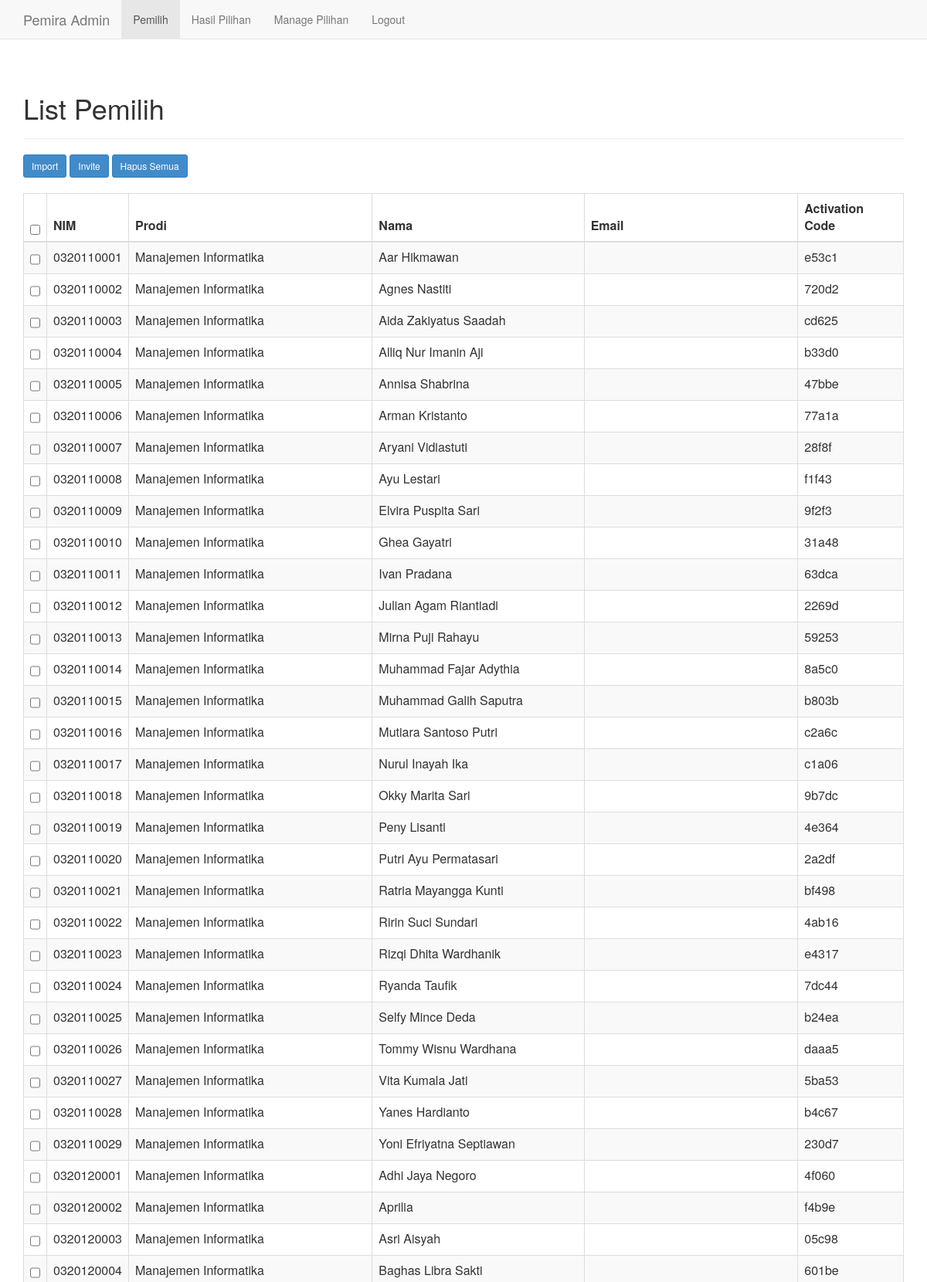
The app's page /adminindex.php (signed in, upper part) with its own data.
### tables this page shows
CREATE TABLE IF NOT EXISTS `pemilih` (
  `id` int(11) NOT NULL AUTO_INCREMENT,
  `nim` varchar(50) NOT NULL,
  `nama` varchar(150) NOT NULL,
  `email` varchar(250) NOT NULL,
  `fkProdi` int(11) DEFAULT NULL,
  `verifyCode` varchar(10) NOT NULL,
  `chosed` tinyint(1) DEFAULT NULL,
  PRIMARY KEY (`id`),
  UNIQUE KEY `nim` (`nim`),
  KEY `fkProdi` (`fkProdi`)
);

CREATE TABLE IF NOT EXISTS `prodi` (
  `id` int(11) NOT NULL AUTO_INCREMENT,
  `name` varchar(150) NOT NULL,
  `alias` varchar(50) NOT NULL,
  PRIMARY KEY (`id`)
);

### adminindex.php (the view, shortened to what this page needs)
<?php
var_dump(!isset($_SESSION['admin']) || $_SESSION['admin'] !== true);
?>
<!DOCTYPE html>
<html lang="en"><head>
    <link href="css/bootstrap.css" rel="stylesheet">
    <link href="css/sticky-footer-navbar.css" rel="stylesheet">
  </head>
  <body style="">
    <div id="wrap">
      <div class="navbar navbar-default navbar-fixed-top" role="navigation">
        <div class="container">
          <div class="navbar-header">
            <a class="navbar-brand" href="#">Pemira Admin</a>
          </div>
          <div class="collapse navbar-collapse">
            <ul class="nav navbar-nav">
              <li class="active"><a href="adminindex.php">Pemilih</a></li>
              <li><a href="adminresult.php">Hasil Pilihan</a></li>
              <li><a href="adminpilihan.php">Manage Pilihan</a></li>
              <li><a href="adminlogout.php">Logout</a></li>
            </ul>
          </div>
        </div>
      </div>
      <div class="container">
        <div class="page-header">
          <h1>List Pemilih</h1>
        </div>
        <button class="btn btn-primary btn-sm" data-toggle="modal" data-target="#ImportModal">Import</button>
        <button class="btn btn-primary btn-sm InviteByMail" data-toggle="modal" data-target="#InviteModal">Invite</button>
        <button class="btn btn-primary btn-sm" data-toggle="modal" data-target="#DeleteAllModal">Hapus Semua</button>
        <br />
        <br />
        <table class="table table-bordered table-striped table-hover with-check">
                  <thead>
                    <tr>
                      <th><input type="checkbox" id="chkall"></th>
                      <th>NIM</th>
                      <th>Prodi</th>
                      <th>Nama</th>
                      <th>Email</th>
                      <th>Activation Code</th>
                    </tr>
                  </thead>
                  <tbody>
                    <?php
                      $query = 'select pemilih.id as pemilihID, pemilih.*, prodi.* from pemilih left join prodi on fkProdi = prodi.id Order By prodi.name, nim';
                      $exe = mysql_query($query);
                      while($array=mysql_fetch_array($exe)) {
                    ?>
                    <tr>
                      <td><input type="checkbox" name="checkboxId[]" value="<?php echo $array['pemilihID']; ?>" class="checkbox"></td>
                      <td><?php echo $array['nim']; ?></td>
                      <td><?php echo $array['name']; ?></td>
                      <td><?php echo $array['nama']; ?></td>
                      <td><?php echo $array['email']; ?></td>
                      <td><?php echo $array['verifyCode']; ?></td>
                    </tr>
                    <?php
                      }
                    ?>
                  </tbody>
                </table>
      </div>
    </div>
</body></html>

### css/sticky-footer-navbar.css (style rules this page uses)
html, body { height: 100%; }
#wrap { min-height: 100%; height: auto; margin: 0 auto -60px; padding: 0 0 60px; }
#wrap > .container { padding: 60px 15px 0; }

### records on screen
pemilih: nim "0320110001", fkProdi.name "Manajemen Informatika", nama "Aar Hikmawan", verifyCode "e53c1"
pemilih: nim "0320110002", fkProdi.name "Manajemen Informatika", nama "Agnes Nastiti", verifyCode "720d2"
pemilih: nim "0320110003", fkProdi.name "Manajemen Informatika", nama "Aida Zakiyatus Saadah", verifyCode "cd625"
pemilih: nim "0320110004", fkProdi.name "Manajemen Informatika", nama "Alliq Nur Imanin Aji", verifyCode "b33d0"
pemilih: nim "0320110005", fkProdi.name "Manajemen Informatika", nama "Annisa Shabrina", verifyCode "47bbe"
pemilih: nim "0320110006", fkProdi.name "Manajemen Informatika", nama "Arman Kristanto", verifyCode "77a1a"
pemilih: nim "0320110007", fkProdi.name "Manajemen Informatika", nama "Aryani Vidiastuti", verifyCode "28f8f"
pemilih: nim "0320110008", fkProdi.name "Manajemen Informatika", nama "Ayu Lestari", verifyCode "f1f43"
pemilih: nim "0320110009", fkProdi.name "Manajemen Informatika", nama "Elvira Puspita Sari", verifyCode "9f2f3"
pemilih: nim "0320110010", fkProdi.name "Manajemen Informatika", nama "Ghea Gayatri", verifyCode "31a48"
pemilih: nim "0320110011", fkProdi.name "Manajemen Informatika", nama "Ivan Pradana", verifyCode "63dca"
pemilih: nim "0320110012", fkProdi.name "Manajemen Informatika", nama "Julian Agam Riantiadi", verifyCode "2269d"
pemilih: nim "0320110013", fkProdi.name "Manajemen Informatika", nama "Mirna Puji Rahayu", verifyCode "59253"
pemilih: nim "0320110014", fkProdi.name "Manajemen Informatika", nama "Muhammad Fajar Adythia", verifyCode "8a5c0"
pemilih: nim "0320110015", fkProdi.name "Manajemen Informatika", nama "Muhammad Galih Saputra", verifyCode "b803b"
pemilih: nim "0320110016", fkProdi.name "Manajemen Informatika", nama "Mutiara Santoso Putri", verifyCode "c2a6c"
pemilih: nim "0320110017", fkProdi.name "Manajemen Informatika", nama "Nurul Inayah Ika", verifyCode "c1a06"
pemilih: nim "0320110018", fkProdi.name "Manajemen Informatika", nama "Okky Marita Sari", verifyCode "9b7dc"
pemilih: nim "0320110019", fkProdi.name "Manajemen Informatika", nama "Peny Lisanti", verifyCode "4e364"
pemilih: nim "0320110020", fkProdi.name "Manajemen Informatika", nama "Putri Ayu Permatasari", verifyCode "2a2df"
pemilih: nim "0320110021", fkProdi.name "Manajemen Informatika", nama "Ratria Mayangga Kunti", verifyCode "bf498"
pemilih: nim "0320110022", fkProdi.name "Manajemen Informatika", nama "Ririn Suci Sundari", verifyCode "4ab16"
pemilih: nim "0320110023", fkProdi.name "Manajemen Informatika", nama "Rizqi Dhita Wardhanik", verifyCode "e4317"
pemilih: nim "0320110024", fkProdi.name "Manajemen Informatika", nama "Ryanda Taufik", verifyCode "7dc44"
pemilih: nim "0320110025", fkProdi.name "Manajemen Informatika", nama "Selfy Mince Deda", verifyCode "b24ea"
pemilih: nim "0320110026", fkProdi.name "Manajemen Informatika", nama "Tommy Wisnu Wardhana", verifyCode "daaa5"
pemilih: nim "0320110027", fkProdi.name "Manajemen Informatika", nama "Vita Kumala Jati", verifyCode "5ba53"
pemilih: nim "0320110028", fkProdi.name "Manajemen Informatika", nama "Yanes Hardianto", verifyCode "b4c67"
pemilih: nim "0320110029", fkProdi.name "Manajemen Informatika", nama "Yoni Efriyatna Septiawan", verifyCode "230d7"
pemilih: nim "0320120001", fkProdi.name "Manajemen Informatika", nama "Adhi Jaya Negoro", verifyCode "4f060"
pemilih: nim "0320120002", fkProdi.name "Manajemen Informatika", nama "Aprilia", verifyCode "f4b9e"
pemilih: nim "0320120003", fkProdi.name "Manajemen Informatika", nama "Asri Aisyah", verifyCode "05c98"
pemilih: nim "0320120004", fkProdi.name "Manajemen Informatika", nama "Baghas Libra Sakti", verifyCode "601be"
